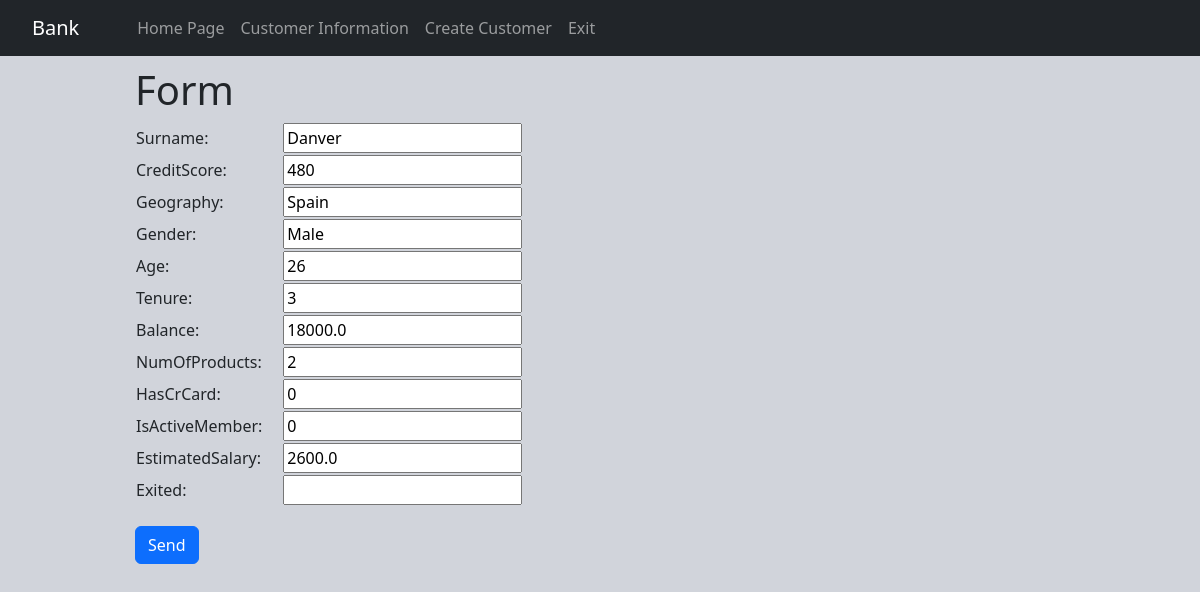
Screenshot of /data/3/update/ (signed in) with the database file from the repository.
### data/models.py (models this page shows, shortened)
class Data(models.Model):
    CustomerId = models.IntegerField(primary_key=True, serialize=False, unique=True, auto_created=True)
    Surname = models.CharField(max_length=50, null=True)
    CreditScore = models.IntegerField(null=True)
    Geography = models.CharField(max_length=50, null=True)
    Gender = models.CharField(max_length=10, null=True)
    Age = models.IntegerField(null=True)
    Tenure = models.IntegerField(null=True)
    Balance = models.FloatField(null=True)
    NumOfProducts = models.IntegerField(null=True)
    HasCrCard = models.IntegerField(null=True)
    IsActiveMember = models.IntegerField(null=True)
    EstimatedSalary = models.FloatField(null=True)
    Exited = models.IntegerField(null=True, blank=True)

### data/views.py (the view)
# urls.py: path('<int:CustomerId>/update/', data_update, name='update'),
def data_update(request, CustomerId):
    if not request.user.is_authenticated:
        return Http404
    data = get_object_or_404(Data, CustomerId=CustomerId)
    form = DataForm(request.POST or None, instance=data)
    if form.is_valid():
        form.save()
        return redirect('data:index')
    else:
        form = DataForm(instance=data)
    context = {
        'form': form,
        'data': data,
    }
    return render(request, 'data/form.html', context)

### data/forms.py
class DataForm(forms.ModelForm):
    class Meta:
        model = Data
        fields = [
            'Surname',
            'CreditScore',
            'Geography',
            'Gender',
            'Age',
            'Tenure',
            'Balance',
            'NumOfProducts',
            'HasCrCard',
            'IsActiveMember',
            'EstimatedSalary',
            'Exited'
        ]

### templates/data/form.html (shortened to what this page needs)
{% extends 'base.html' %}
{% block body %}
    <form method="POST" style="margin-left: 135px;">
        <h1 style="margin-top: 10px;">Form</h1>
        <table >
            {% for field in form %}
                <tr style="margin-top: 20px;">
                    <td style="padding-right: 20px;">{{ field.label_tag}}</td>
                    <td style="padding-right: 20px;">{{ field }}</td>
                </tr>
            {% endfor %}
        </table>
        <input class="btn btn-primary" type="submit" value="Send" style="margin-top: 20px;">
    </form>
{% endblock body %}

### rows the page displays
Data: form "Danver" "480" "Spain" "Male" "26" "3" "18000.0" "2" "0" "0" "2600.0"

### other values shown
{{ field.label_tag }} "Surname:" "CreditScore:" "Geography:" "Gender:" "Age:" "Tenure:" "Balance:" "NumOfProducts:" "HasCrCard:" "IsActiveMember:" "EstimatedSalary:" "Exited:"
